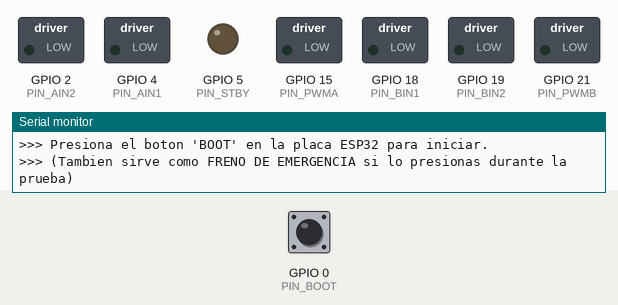
Simulated run of this sketch. Board: ESP32. Shown: switched loads named in the sketch (green lamp = pin HIGH), output pins drawn as LEDs (lit = HIGH), the last lines printed to the serial monitor. Inputs (shaded band) come from the test bench; at power-on: GPIO 0 (PIN_BOOT) HIGH.

Above: at 1.7 s.
1.8 s: GPIO 0 (PIN_BOOT) pulled LOW for 0.15 s
At 4.0 s:
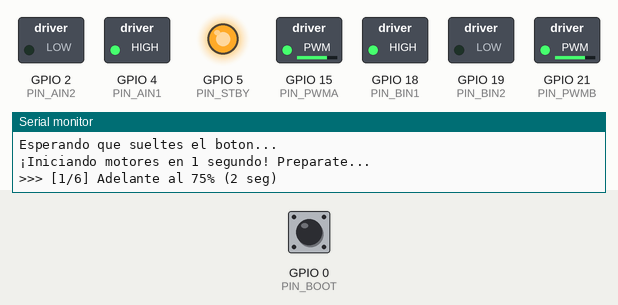
4.9 s: GPIO 0 (PIN_BOOT) pulled LOW for 1 s
At 5.7 s:
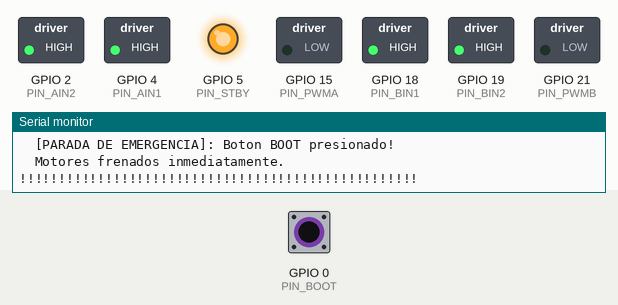
7.4 s: GPIO 0 (PIN_BOOT) pulled LOW for 0.15 s
At 9.6 s:
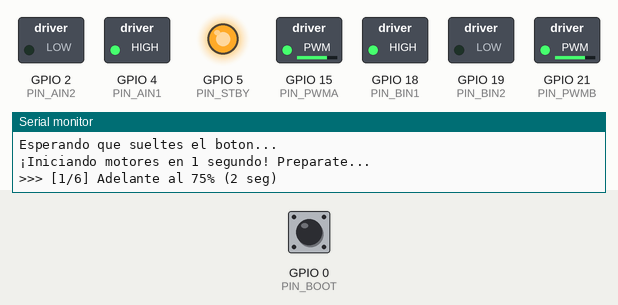
10.5 s: GPIO 0 (PIN_BOOT) pulled LOW for 3.2 s
At 14.7 s:
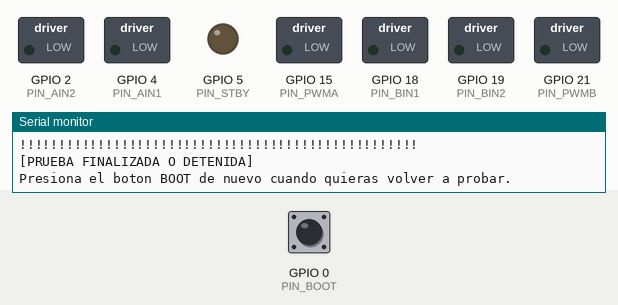
15.2 s: GPIO 0 (PIN_BOOT) pulled LOW for 0.15 s
At 20.4 s:
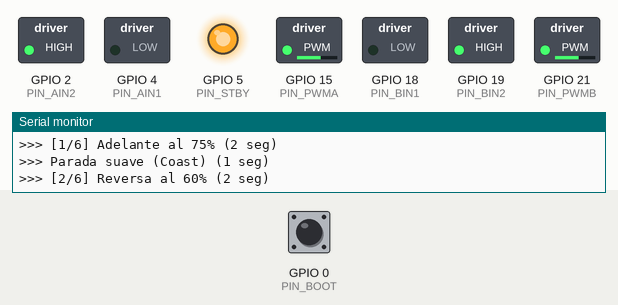
Timing chart, 0 to 29.9 s (numbered marks = the images above; inputs shaded):
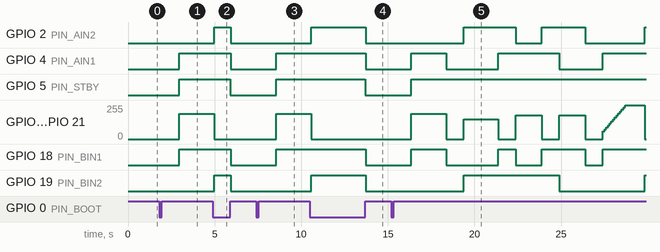

The sketch:

esp_motor_PH.ino
```cpp
/*
 * ==============================================================================
 * Control de Motores DC con ESP32 DEVKIT V1 y Puente H TB6612FNG
 * Inicio seguro con Botón BOOT (GPIO 0) y Parada de Emergencia
 * ==============================================================================
 *
 * Conexiones asignadas:
 *  - PWMA : GPIO 15 (D15) -> Control de velocidad Motor A (PWM)
 *  - AIN2 : GPIO 2  (D2)  -> Dirección Motor A
 *  - AIN1 : GPIO 4  (D4)  -> Dirección Motor A
 *  - STBY : GPIO 5  (D5)  -> Modo Standby (HIGH = Activo, LOW = Apagado)
 *  - BIN1 : GPIO 18 (D18) -> Dirección Motor B
 *  - BIN2 : GPIO 19 (D19) -> Dirección Motor B
 *  - PWMB : GPIO 21 (D21) -> Control de velocidad Motor B (PWM)
 *
 * Botón de control:
 *  - Botón BOOT: GPIO 0 (Integrado en la placa ESP32, activo en LOW)
 *
 * Conexiones de alimentación:
 *  - ESP32 GND <---> TB6612FNG GND <---> Negativo (-) Batería externa (GND COMÚN)
 *  - ESP32 3V3 o VIN <---> TB6612FNG VCC (Lógica: 3.3V o 5V)
 *  - Batería Externa (+) <---> TB6612FNG VM (Alimentación motores: 6V - 12V)
 * ==============================================================================
 */

// --- DEFINICIÓN DE PINES ---
const int PIN_PWMA = 15;
const int PIN_AIN2 = 2;
const int PIN_AIN1 = 4;
const int PIN_STBY = 5;
const int PIN_BIN1 = 18;
const int PIN_BIN2 = 19;
const int PIN_PWMB = 21;

// Botón integrado en la placa ESP32
const int PIN_BOOT = 0;

// Configuración de PWM
const int PWM_FREQ = 20000;      // 20 kHz (frecuencia ultrasónica: elimina el silbido de los motores)
const int PWM_RESOLUTION = 8;    // 8 bits (velocidad de 0 a 255)

// ==============================================================================
// PROTOTIPOS DE FUNCIONES
// ==============================================================================
void setMotorA(int speed);
void setMotorB(int speed);
void brakeMotorA();
void brakeMotorB();
void robotForward(int speed);
void robotBackward(int speed);
void robotTurnLeft(int speed);
void robotTurnRight(int speed);
void robotStop();
void robotBrake();
void robotStandby(bool enable);
bool safeDelay(unsigned long ms);
void ejecutarRutinaPrueba();

// ==============================================================================
// SETUP
// ==============================================================================
void setup() {
  Serial.begin(115200);
  delay(500);
  Serial.println("\n=======================================================");
  Serial.println("  Controlador TB6612FNG con ESP32 (Modo Seguro BOOT)   ");
  Serial.println("=======================================================");

  // 1. Configurar botón BOOT con resistencia pull-up interna
  pinMode(PIN_BOOT, INPUT_PULLUP);

  // 2. Apagar STBY al arrancar (modo seguro)
  pinMode(PIN_STBY, OUTPUT);
  digitalWrite(PIN_STBY, LOW);

  // 3. Configurar pines de dirección como salidas
  pinMode(PIN_AIN1, OUTPUT);
  pinMode(PIN_AIN2, OUTPUT);
  pinMode(PIN_BIN1, OUTPUT);
  pinMode(PIN_BIN2, OUTPUT);

  // 4. Configurar pines de PWM
  pinMode(PIN_PWMA, OUTPUT);
  pinMode(PIN_PWMB, OUTPUT);

  analogWriteFrequency(PIN_PWMA, PWM_FREQ);
  analogWriteFrequency(PIN_PWMB, PWM_FREQ);

  analogWrite(PIN_PWMA, 0);
  analogWrite(PIN_PWMB, 0);

  Serial.println("\n[SISTEMA LISTO EN ESPERA]");
  Serial.println(">>> Presiona el boton 'BOOT' en la placa ESP32 para iniciar.");
  Serial.println(">>> (Tambien sirve como FRENO DE EMERGENCIA si lo presionas durante la prueba)");
}

// ==============================================================================
// LOOP
// ==============================================================================
void loop() {
  // Aseguramos que los motores sigan detenidos mientras esperamos el botón
  robotStop();
  robotStandby(false);

  // Esperar a que el usuario presione el botón BOOT (GPIO 0 pasa a LOW)
  if (digitalRead(PIN_BOOT) == LOW) {
    delay(50); // Antirrebote (debounce)
    if (digitalRead(PIN_BOOT) == LOW) {
      Serial.println("\n[BOTON BOOT DETECTADO]");
      Serial.println("Esperando que sueltes el boton...");
      while (digitalRead(PIN_BOOT) == LOW) {
        delay(10); // Esperar a que se suelte el botón
      }

      Serial.println("¡Iniciando motores en 1 segundo! Preparate...");
      delay(1000);

      // Salir de Standby y ejecutar la prueba
      robotStandby(true);
      ejecutarRutinaPrueba();

      // Al finalizar o abortar la prueba, apagamos motores y volvemos a esperar
      robotBrake();
      robotStandby(false);
      Serial.println("\n[PRUEBA FINALIZADA O DETENIDA]");
      Serial.println("Presiona el boton BOOT de nuevo cuando quieras volver a probar.");
    }
  }

  delay(20);
}

// ==============================================================================
// RUTINA DE PRUEBAS
// ==============================================================================
void ejecutarRutinaPrueba() {
  Serial.println("\n>>> [1/6] Adelante al 75% (2 seg)");
  robotForward(190);
  if (!safeDelay(2000)) return;

  Serial.println(">>> Parada suave (Coast) (1 seg)");
  robotStop();
  if (!safeDelay(1000)) return;

  Serial.println(">>> [2/6] Reversa al 60% (2 seg)");
  robotBackward(150);
  if (!safeDelay(2000)) return;

  Serial.println(">>> Freno activo (Brake) (1 seg)");
  robotBrake();
  if (!safeDelay(1000)) return;

  Serial.println(">>> [3/6] Giro a la derecha (1.5 seg)");
  robotTurnRight(180);
  if (!safeDelay(1500)) return;

  Serial.println(">>> Freno activo (1 seg)");
  robotBrake();
  if (!safeDelay(1000)) return;

  Serial.println(">>> [4/6] Giro a la izquierda (1.5 seg)");
  robotTurnLeft(180);
  if (!safeDelay(1500)) return;

  Serial.println(">>> Parada suave (1 seg)");
  robotStop();
  if (!safeDelay(1000)) return;

  Serial.println(">>> [5/6] Aceleracion progresiva hacia adelante");
  for (int v = 60; v <= 255; v += 15) {
    robotForward(v);
    if (!safeDelay(100)) return;
  }
  if (!safeDelay(1000)) return;

  Serial.println(">>> [6/6] Freno total inmediato");
  robotBrake();
  if (!safeDelay(1500)) return;
}

/**
 * Espera con detección de parada de emergencia.
 * Si presionas el botón BOOT en cualquier momento durante el delay,
 * cancela la rutina de inmediato y frena los motores.
 * @return true si completó el tiempo, false si fue abortado por el botón BOOT.
 */
bool safeDelay(unsigned long ms) {
  unsigned long start = millis();
  while (millis() - start < ms) {
    if (digitalRead(PIN_BOOT) == LOW) {
      delay(50); // Antirrebote
      if (digitalRead(PIN_BOOT) == LOW) {
        Serial.println("\n!!!!!!!!!!!!!!!!!!!!!!!!!!!!!!!!!!!!!!!!!!!!!!!!!!!");
        Serial.println("  [PARADA DE EMERGENCIA]: Boton BOOT presionado!   ");
        Serial.println("  Motores frenados inmediatamente.                 ");
        Serial.println("!!!!!!!!!!!!!!!!!!!!!!!!!!!!!!!!!!!!!!!!!!!!!!!!!!!");
        robotBrake();
        while (digitalRead(PIN_BOOT) == LOW) delay(10); // Esperar a que suelte el botón
        return false; // Aborta la rutina
      }
    }
    delay(10);
  }
  return true;
}

// ==============================================================================
// FUNCIONES DE CONTROL DE MOTORES
// ==============================================================================

void setMotorA(int speed) {
  speed = constrain(speed, -255, 255);
  if (speed > 0) {
    digitalWrite(PIN_AIN1, HIGH);
    digitalWrite(PIN_AIN2, LOW);
    analogWrite(PIN_PWMA, speed);
  } else if (speed < 0) {
    digitalWrite(PIN_AIN1, LOW);
    digitalWrite(PIN_AIN2, HIGH);
    analogWrite(PIN_PWMA, abs(speed));
  } else {
    digitalWrite(PIN_AIN1, LOW);
    digitalWrite(PIN_AIN2, LOW);
    analogWrite(PIN_PWMA, 0);
  }
}

void setMotorB(int speed) {
  speed = constrain(speed, -255, 255);
  if (speed > 0) {
    digitalWrite(PIN_BIN1, HIGH);
    digitalWrite(PIN_BIN2, LOW);
    analogWrite(PIN_PWMB, speed);
  } else if (speed < 0) {
    digitalWrite(PIN_BIN1, LOW);
    digitalWrite(PIN_BIN2, HIGH);
    analogWrite(PIN_PWMB, abs(speed));
  } else {
    digitalWrite(PIN_BIN1, LOW);
    digitalWrite(PIN_BIN2, LOW);
    analogWrite(PIN_PWMB, 0);
  }
}

void brakeMotorA() {
  digitalWrite(PIN_AIN1, HIGH);
  digitalWrite(PIN_AIN2, HIGH);
  analogWrite(PIN_PWMA, 0);
}

void brakeMotorB() {
  digitalWrite(PIN_BIN1, HIGH);
  digitalWrite(PIN_BIN2, HIGH);
  analogWrite(PIN_PWMB, 0);
}

void robotForward(int speed)   { setMotorA(speed);  setMotorB(speed);  }
void robotBackward(int speed)  { setMotorA(-speed); setMotorB(-speed); }
void robotTurnLeft(int speed)  { setMotorA(-speed); setMotorB(speed);  }
void robotTurnRight(int speed) { setMotorA(speed);  setMotorB(-speed); }
void robotStop()               { setMotorA(0);      setMotorB(0);      }
void robotBrake()              { brakeMotorA();     brakeMotorB();     }

void robotStandby(bool enable) {
  digitalWrite(PIN_STBY, enable ? HIGH : LOW);
}
```

Measured:
- after the input at 1.8 s, GPIO 4 (PIN_AIN1), GPIO 5 (PIN_STBY), GPIO 18 (PIN_BIN1): LOW → HIGH after 1.2 s; GPIO 15 (PIN_PWMA), GPIO 21 (PIN_PWMB): 0/255 → 190/255 after 1.2 s
- after the input at 4.9 s, GPIO 2 (PIN_AIN2), GPIO 19 (PIN_BIN2): LOW → HIGH after 0.07 s instead of 1.1 s; GPIO 4 (PIN_AIN1), GPIO 18 (PIN_BIN1): HIGH → LOW after 1.0 s instead of 0.06 s; GPIO 5 (PIN_STBY): HIGH → LOW after 1.0 s; GPIO 15 (PIN_PWMA), GPIO 21 (PIN_PWMB): goes on until 5.0 s, then stays 0/255
- after the input at 7.4 s, GPIO 4 (PIN_AIN1), GPIO 5 (PIN_STBY), GPIO 18 (PIN_BIN1): LOW → HIGH after 1.2 s; GPIO 15 (PIN_PWMA), GPIO 21 (PIN_PWMB): 0/255 → 190/255 after 1.2 s
- after the input at 10.5 s, GPIO 5 (PIN_STBY): HIGH → LOW after 3.2 s; GPIO 15 (PIN_PWMA), GPIO 21 (PIN_PWMB): goes on until 10.6 s, then stays 0/255; GPIO 19 (PIN_BIN2): LOW → HIGH after 0.07 s instead of 1.1 s
- after the input at 15.2 s, GPIO 2 (PIN_AIN2): goes HIGH 3.0 s, LOW 1.5 s, HIGH 2.5 s, LOW 3.4 s, then HIGH, starting after 4.2 s; GPIO 4 (PIN_AIN1): goes HIGH 2.0 s, LOW 3.0 s, HIGH 3.5 s, LOW 2.5 s, then HIGH, starting after 1.2 s
